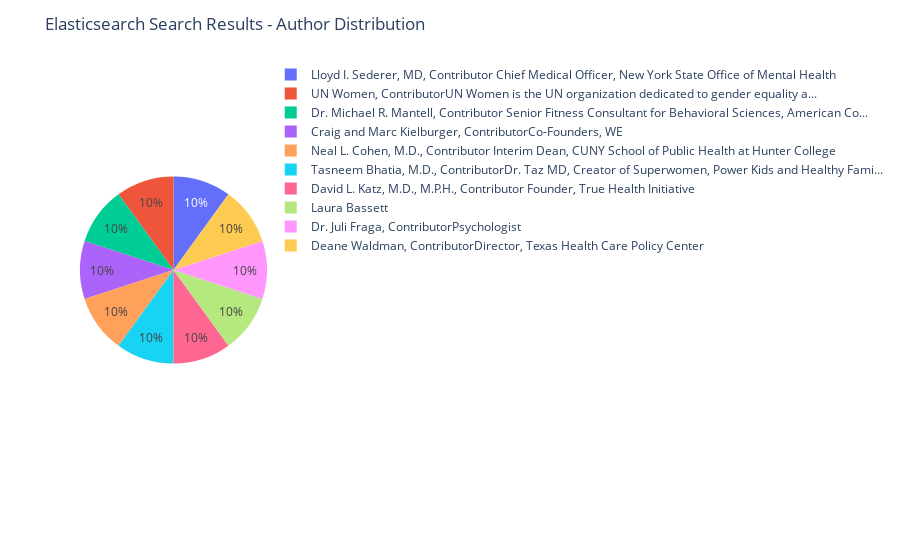

Notebook code for this chart:
### Code cell
# Extract categories
categories = [hit['_source']['authors'] for hit in result['hits']['hits']]

# Create pie chart
fig = px.pie(names=categories)

# Update layout
fig.update_layout(
    title='Elasticsearch Search Results - Author Distribution'
)

# Show plot
fig.show()

### Figure 1 — Plotly figure (JSON) as saved in the notebook; plotly's stock layout.template omitted (floating-point values rounded to 4 significant figures)
{"data": [{"domain": {"x": [0, 1], "y": [0, 1]}, "hovertemplate": "label=%{label}<extra></extra>", "labels": ["Lloyd I. Sederer, MD, Contributor\nChief Medical Officer, New York State Office of Mental Health", "UN Women, ContributorUN Women is the UN organization dedicated to gender equality a...", "Dr. Michael R. Mantell, Contributor\nSenior Fitness Consultant for Behavioral Sciences, American Co...", "Craig and Marc Kielburger, ContributorCo-Founders, WE", "Neal L. Cohen, M.D., Contributor\nInterim Dean, CUNY School of Public Health at Hunter College", "Tasneem Bhatia, M.D., ContributorDr. Taz MD, Creator of Superwomen, Power Kids and Healthy Fami...", "David L. Katz, M.D., M.P.H., Contributor\nFounder, True Health Initiative", "Laura Bassett", "Dr. Juli Fraga, ContributorPsychologist", "Deane Waldman, ContributorDirector, Texas Health Care Policy Center"], "legendgroup": "", "name": "", "showlegend": true, "type": "pie"}], "layout": {"legend": {"tracegroupgap": 0}, "margin": {"t": 60}, "title": {"text": "Elasticsearch Search Results - Author Distribution"}}}
